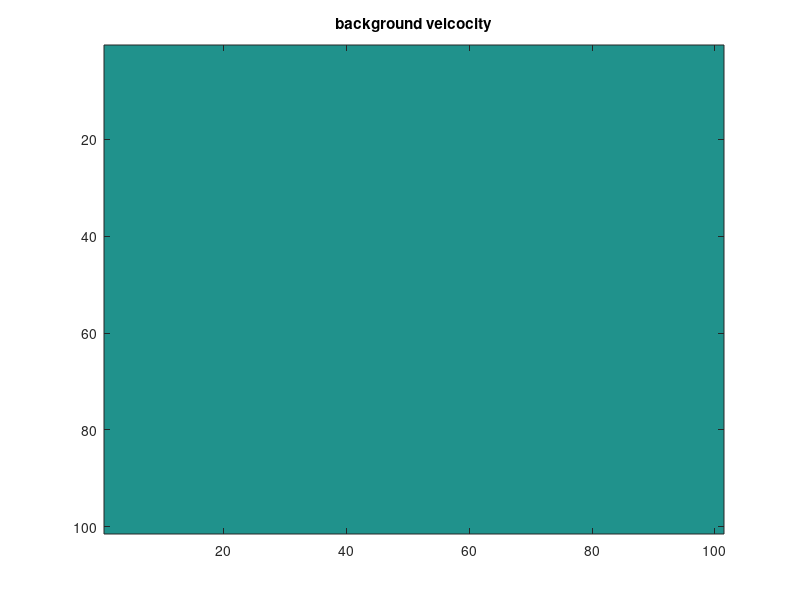
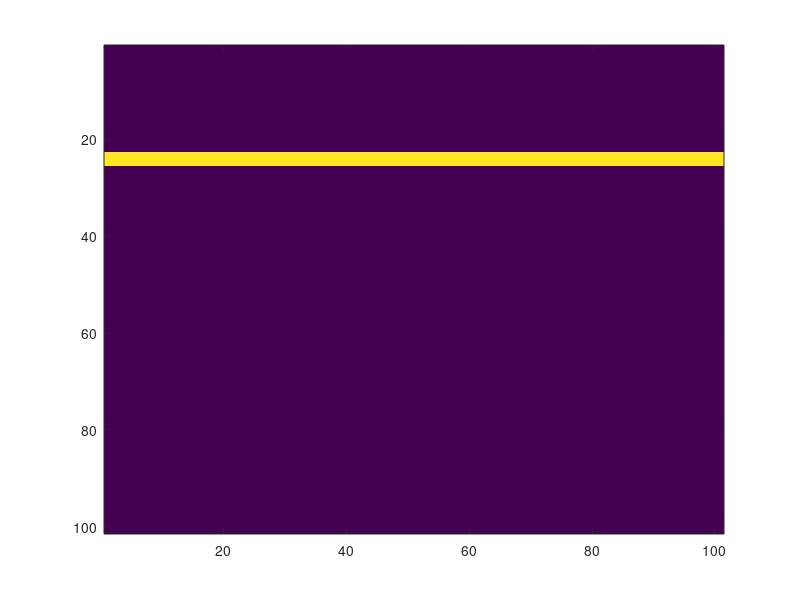
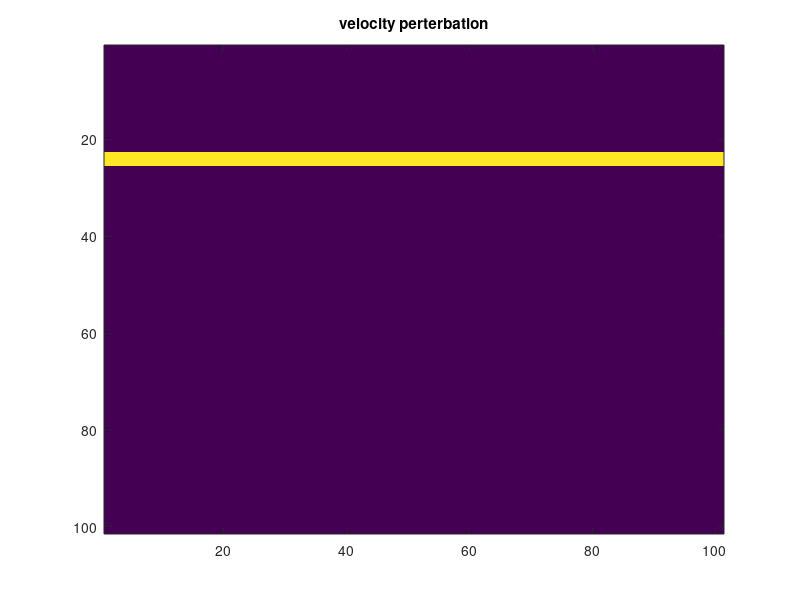

Source code (MATLAB) for these figures, in order: (Note: this script raises an error after producing the figures.)
%% 
% this is something in freq domain, forget it for a second, let us move to
% time domain.



% addpath of some functions and operators
addpath /Volumes/Users/linamiao/Documents/Tools/Matlabtools/tuning/

clear
%close all
%% generate data 
z = 0:10:1000;
x = 0:10:1000;
[zz,xx] = ndgrid(z,x);

% background velocity [m/s]
v0 = 1000 + 0.*zz;
figure;imagesc(v0);title('background velcocity')

% true velocity model
dv = 0*xx;
% dv(zz >= 0) = 1600; 
% v(zz >= 300) = 2000;
dv(zz >= 220) = 600;
dv(zz >= 250) = 0;
figure; imagesc(dv);

% perturbation 
%dv = v - v0;
figure;imagesc(dv);title('velocity perterbation')

% Modeling
model.o = [0 0];
model.d = [10 10];
model.n = [101 101];
model.nb = [30 30 0];
  
% frequencies [Hz]
model.freq = 5:20:125; 
model.freq = 5:5:20; 
nfreq = length(model.freq);

% Ricker wavelet peak frequency and phase shift
model.f0 = 20;
model.t0 = -.08;

% source and receiver positions
model.zsrc = 10;
model.xsrc = 0:10:1000; nsrc = length(model.xsrc);
model.zrec = 10;
model.xrec = 0:10:1000; nrec = length(model.xrec);

% define point sources, each column of this matrix represents a source
% function defined on the grid {model.zsrc,model.xsrc}. A point source is
% represented as a spike on one of the gridp-points. If we take Q to be an
% identity matrix, each column represents a point-source on a different
% gridpoint.
Q = speye(nsrc);

% define model in [km^2/s^2]
m = 1e6./(v0(:) + dv(:)).^2; 

% create data
[DD,J] = F(m,Q,model,1);

% linearize data
D = J*m;

% reshape vectorized data into data-cube for plotting purposes
D = reshape(D,[nrec,nsrc,nfreq]); 

% plot frequency slices
figure;imagesc(real(D(:,:,1)));title('frequency slice of observed data')

% re-organize data into frequency-receiver-source order
D = permute(D,[3,1,2]);

% save modelled data
save model_data DD D model x z dv v0 ;



  
%% simulate simutaneous experiment
load model_data
nf = length(model.freq);
addpath(genpath('./simu_functions'))
% marine acquisition
p = .5;
RM = opSimSourceRandTimeDither([nf,nr,ns],[p*nf*ns,1],ns);
% simutaneous data
simD = RM*vec(D);

% sparsity representation
C = opCurvelet(nf, ns);

% suppose we have the expended migration operator opDSRmig
K = opDSRmig([nf,nr,ns],model.freq,x,z,v);
% operator
A = RM*K*C';

%% recover original data via joint sparsity
opts = spgSetParms('optTol',1e-4);
sigma = 1e-3;
[X_hat,R,G,INFO] = spg_mmv(A,B,sigma,opts);
f = C'*X_hat;
SNR = snr(vec(D),f);
